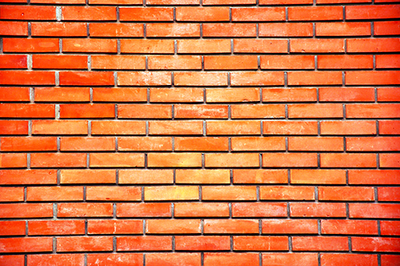
#> input picture images/bricks.png, 400 x 266 px; its folder holds only this picture in this run
$ python auto_canny.py --images images
#> lines starting #> are read from the running program, lines starting #| are printed output that depends on the picture
# Usage
# python auto_canny --images images

# import necessary packages
import numpy as np
import argparse
import glob
import cv2 as cv


def auto_canny(image, sigma=0.33):
    # compute he median of the single channel pixel intensity
    v = np.median(image)

    # apply the automatic canny detection using the computed median
    lower = int(max(0, (1.0 - sigma) * v))
    upper = int(min(255, (1.0 + sigma) * v))
    edged = cv.Canny(image, lower, upper)

    # return the edged image
    return edged, lower, upper


# construct an argparse to parse the arguments
ap = argparse.ArgumentParser()
ap.add_argument("-i", "--images", required=True, help="path to input file", type=str)
args = vars(ap.parse_args())

# loop over the images
for imagePath in glob.glob(args["images"] + "/*.png"):
    # load the image and converte it grayscale and blur it slightly
    image = cv.imread(imagePath)
#> image is the input picture: shape (266, 400, 3); mean B, G, R 66.4, 117, 216.7
    gray = cv.cvtColor(image, cv.COLOR_BGR2GRAY)
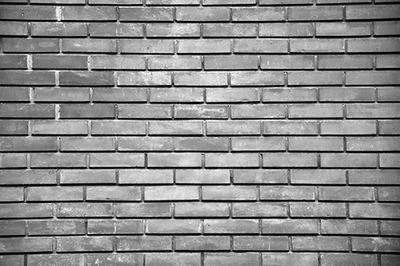
#> gray: shape (266, 400); min 0, max 255, mean 141
    blur = cv.GaussianBlur(gray, (5, 5), 0)
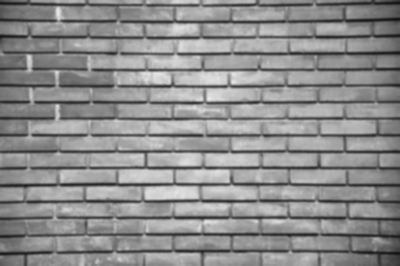
#> blur: shape (266, 400); min 18, max 234, mean 141

    # use a wide threshold, tight a threshold
    # and our auto canny threshold detection
    wide = cv.Canny(blur, 10, 200)
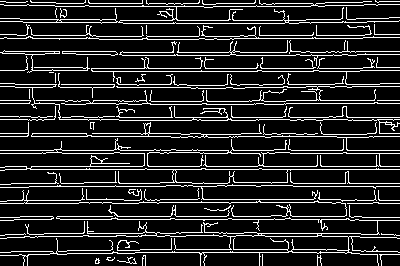
#> wide: shape (266, 400); 14.5% white in thin lines or dots
    tight = cv.Canny(blur, 225, 250)
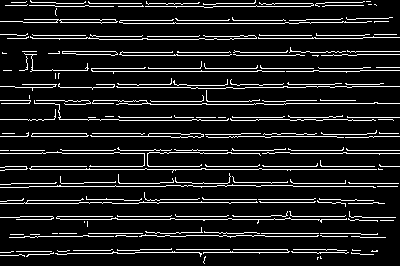
#> tight: shape (266, 400); 11.5% white in thin lines or dots
    auto, low, high = auto_canny(blur)
#> in auto_canny, `v = np.median(image)`: v = 148
#> in auto_canny, `lower = int(max(0, (1.0 - sigma) * v))`: lower = 99
#> in auto_canny, `upper = int(min(255, (1.0 + sigma) * v))`: upper = 196
#> in auto_canny, `edged = cv.Canny(image, lower, upper)`:
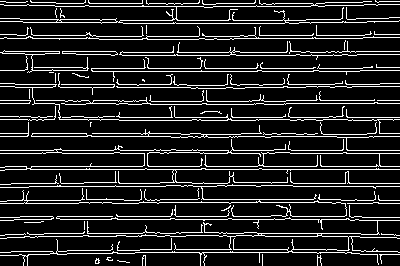
#> edged: shape (266, 400); 13.6% white in thin lines or dots
#> low = 99; high = 196
    print(f"For image {imagePath} threshold1: {low}, threshold2: {high}")
#| For image images/bricks.png threshold1: 99, threshold2: 196

    # show all the images
    cv.imshow("original", image)
    cv.imshow("Edges", np.hstack([wide, tight, auto]))
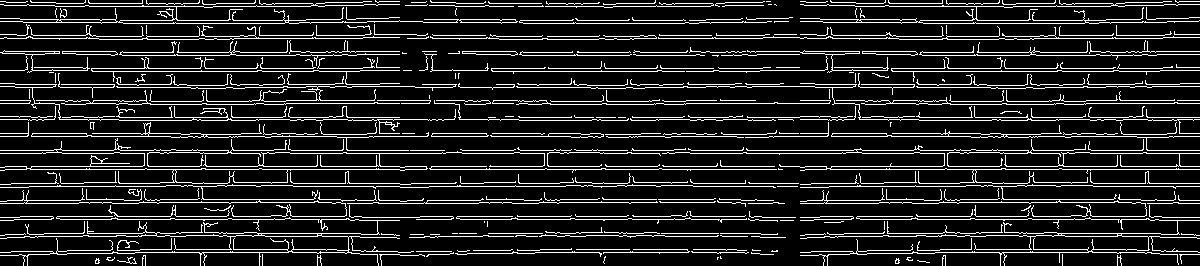
#> window 'Edges': shape (266, 1200); 13.2% white in thin lines or dots
    cv.waitKey(0)
